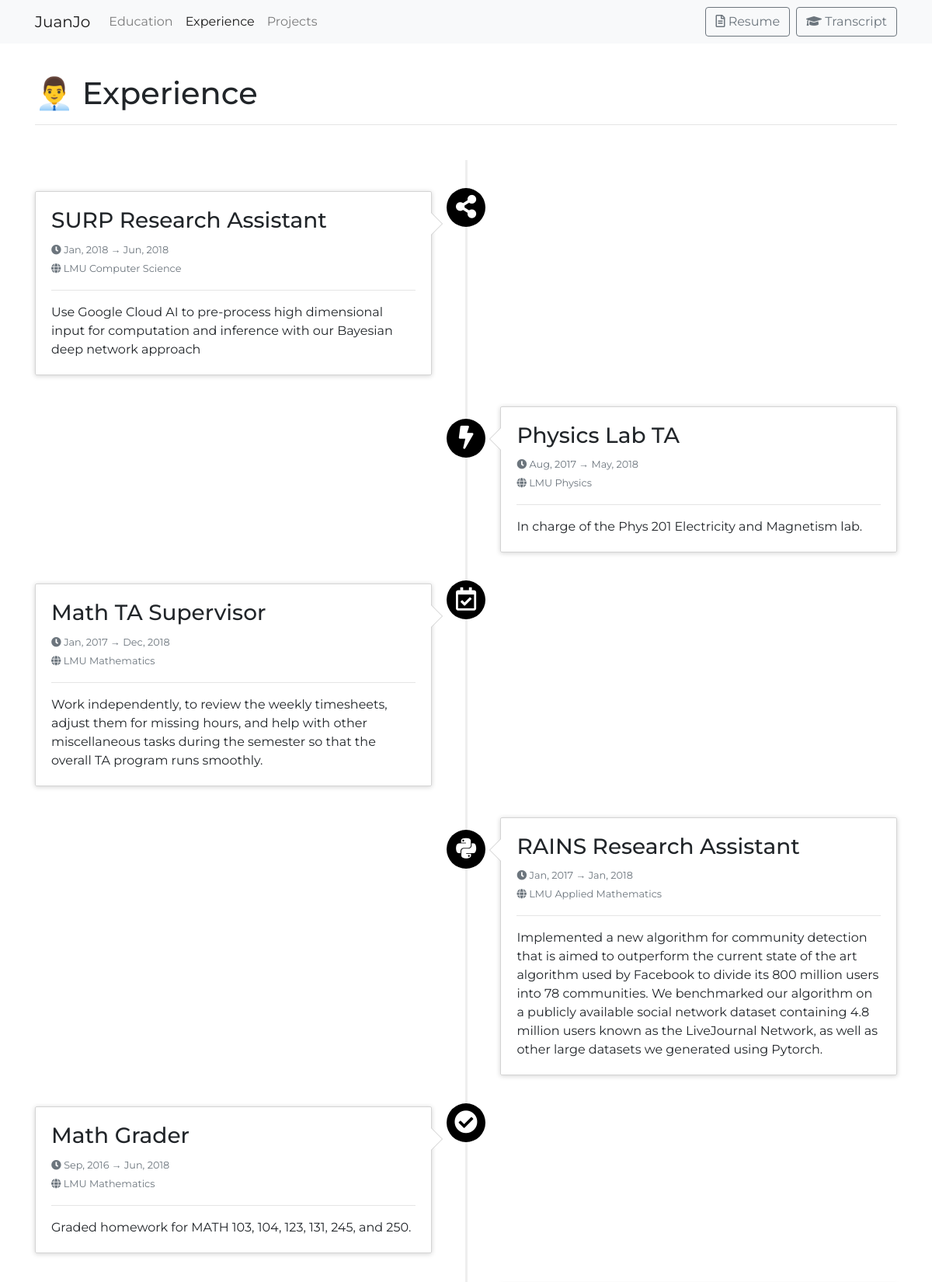
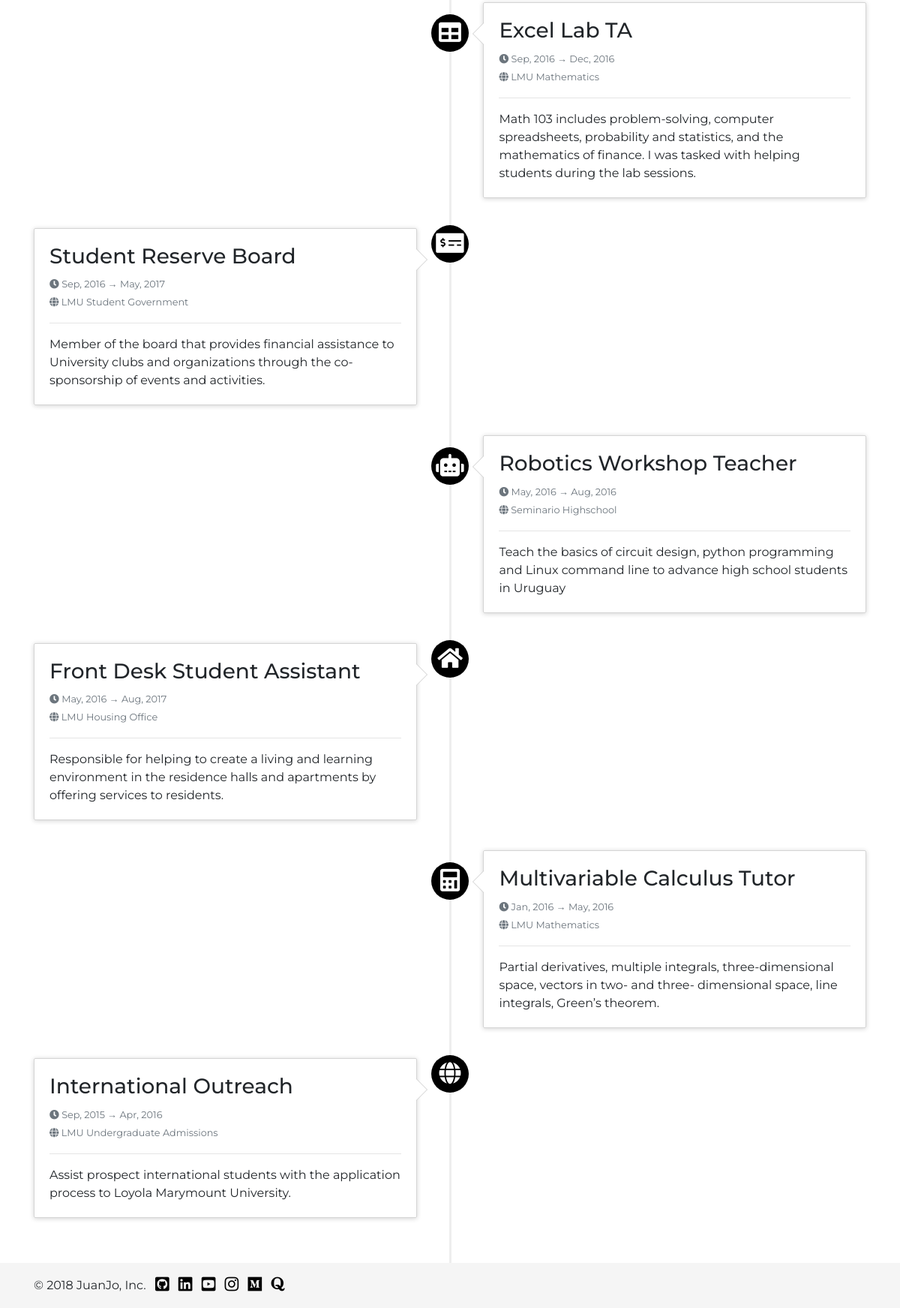
Screenshot of /experience with the database file from the repository (2 pictures, top to bottom).
### portfolio/models.py (models this page shows, shortened)
class Experience(models.Model):
    title = models.CharField(max_length=32)
    content = models.TextField()
    from_date = models.DateField()
    to_date = models.DateField()
    location = models.CharField(max_length=32)
    icon = models.CharField(max_length=32, default="fas fa-sun")

### portfolio/views.py (the view)
# urls.py: path("experience", views.experience, name='experience'),
def experience(request):
    context = {
        "experiences": Experience.objects.order_by('from_date').reverse(),
        "nbar": "experience"
    }
    return render(request, "portfolio/experience.html", context)

### portfolio/templates/portfolio/experience.html
{% extends "portfolio/navbar.html" %}
{% block title %}👨‍💼 Experience{% endblock %}
{% block content %}
    <ul class="timeline">
    {% for experience in experiences %}
      <li class="timeline{% if forloop.counter|divisibleby:2 %}-inverted{% endif %}">
        <div class="timeline-badge primary"><i class="{{ experience.icon }} fa-lg"></i></div>
        <div class="timeline-panel">
            <div class="timeline-heading">
              <h3 class="timeline-title">{{ experience.title }}</h3>
              <p>
                <small class="text-muted"><i class="fas fa-clock"></i> {{ experience.from_date|date:'M, Y' }} → {{ experience.to_date|date:'M, Y' }}</small><br>
                <small class="text-muted"><i class="fas fa-globe"></i> {{ experience.location }} </small>
              </p>
              <hr>
            </div>
            <div class="timeline-body">
              <p>{{ experience.content }}</p>
            </div>
        </div>
    </li>
    {% endfor %}
  </ul>
{% endblock %}

### portfolio/static/portfolio/styles.css (style rules this page uses)
html { position: relative; min-height: 100%; }
body { font-family: montserrat, sans-serif; margin-bottom: 60px; }

### portfolio/static/portfolio/timeline.css (style rules this page uses)
.timeline { list-style: none; padding: 20px 0 20px; position: relative; }
.timeline:before { top: 0; bottom: 0; position: absolute; content: " "; width: 3px; background-color: #eeeeee; left: 50%; margin-left: -1.5px; }
.timeline > li { margin-bottom: 20px; position: relative; }
.timeline > li:before, .timeline > li:after { content: " "; display: table; }
.timeline > li:after { clear: both; }
.timeline > li > .timeline-panel { width: 46%; float: left; border: 1px solid #d4d4d4; border-radius: 2px; padding: 20px; position: relative; -webkit-box-shadow: 0 1px 6px rgba(0, 0, 0, 0.175); box-shadow: 0 1px 6px rgba(0, 0, 0, 0.175); }
.timeline > li > .timeline-panel:before { position: absolute; top: 26px; right: -15px; display: inline-block; border-top: 15px solid transparent; border-left: 15px solid #ccc; border-right: 0 solid #ccc; border-bottom: 15px solid transparent; content: " "; }
.timeline > li > .timeline-panel:after { position: absolute; top: 27px; right: -14px; display: inline-block; border-top: 14px solid transparent; border-left: 14px solid #fff; border-right: 0 solid #fff; border-bottom: 14px solid transparent; content: " "; }
.timeline > li > .timeline-badge { color: #fff; width: 50px; height: 50px; line-height: 50px; font-size: 1.4em; text-align: center; position: absolute; top: 16px; left: 50%; margin-left: -25px; background-color: #999999; z-index: 100; border-top-right-radius: 50%; border-top-left-radius: 50%; border-bottom-right-radius: 50%; border-bottom-left-radius: 50%; }
.timeline > li.timeline-inverted > .timeline-panel { float: right; }
.timeline > li.timeline-inverted > .timeline-panel:before { border-left-width: 0; border-right-width: 15px; left: -15px; right: auto; }
.timeline > li.timeline-inverted > .timeline-panel:after { border-left-width: 0; border-right-width: 14px; left: -14px; right: auto; }
.timeline-badge.primary { background-color: black !important; }
.timeline-title { margin-top: 0; color: inherit; }
.timeline-body > p, .timeline-body > ul { margin-bottom: 0; }

### rows the page displays
Experience: title "SURP Research Assistant", from_date "Jan, 2018", to_date "Jun, 2018", location "LMU Computer Science", content "Use Google Cloud AI to pre-process high dimensional input for computation and inference with our Bayesian deep network approach"
Experience: title "Physics Lab TA", from_date "Aug, 2017", to_date "May, 2018", location "LMU Physics", content "In charge of the Phys 201 Electricity and Magnetism lab."
Experience: title "Math TA Supervisor", from_date "Jan, 2017", to_date "Dec, 2018", location "LMU Mathematics", content "Work independently, to review the weekly timesheets, adjust them for missing hours, and help with other miscellaneous tasks during the semester so that the overall TA program runs smoothly."
Experience: title "RAINS Research Assistant", from_date "Jan, 2017", to_date "Jan, 2018", location "LMU Applied Mathematics", content "Implemented a new algorithm for community detection that is aimed to outperform the current state of the art algorithm used by Facebook to divide its 800 million users into 78 communities. We benchmarked our algorithm on a publicly available social network dataset containing 4.8 million users known as the LiveJournal Network, as well as other large datasets we generated using Pytorch."
Experience: title "Math Grader", from_date "Sep, 2016", to_date "Jun, 2018", location "LMU Mathematics", content "Graded homework for MATH 103, 104, 123, 131, 245, and 250."
Experience: title "Excel Lab TA", from_date "Sep, 2016", to_date "Dec, 2016", location "LMU Mathematics", content "Math 103 includes problem-solving, computer spreadsheets, probability and statistics, and the mathematics of finance. I was tasked with helping students during the lab sessions."
Experience: title "Student Reserve Board", from_date "Sep, 2016", to_date "May, 2017", location "LMU Student Government", content "Member of the board that provides financial assistance to University clubs and organizations through the co-sponsorship of events and activities."
Experience: title "Robotics Workshop Teacher", from_date "May, 2016", to_date "Aug, 2016", location "Seminario Highschool", content "Teach the basics of circuit design, python programming and Linux command line to advance high school students in Uruguay"
Experience: title "Front Desk Student Assistant", from_date "May, 2016", to_date "Aug, 2017", location "LMU Housing Office", content "Responsible for helping to create a living and learning environment in the residence halls and apartments by offering services to residents."
Experience: title "Multivariable Calculus Tutor", from_date "Jan, 2016", to_date "May, 2016", location "LMU Mathematics", content "Partial derivatives, multiple integrals, three-dimensional space, vectors in two- and three- dimensional space, line integrals, Green’s theorem."
Experience: title "International Outreach", from_date "Sep, 2015", to_date "Apr, 2016", location "LMU Undergraduate Admissions", content "Assist prospect international students with the application process to Loyola Marymount University."
